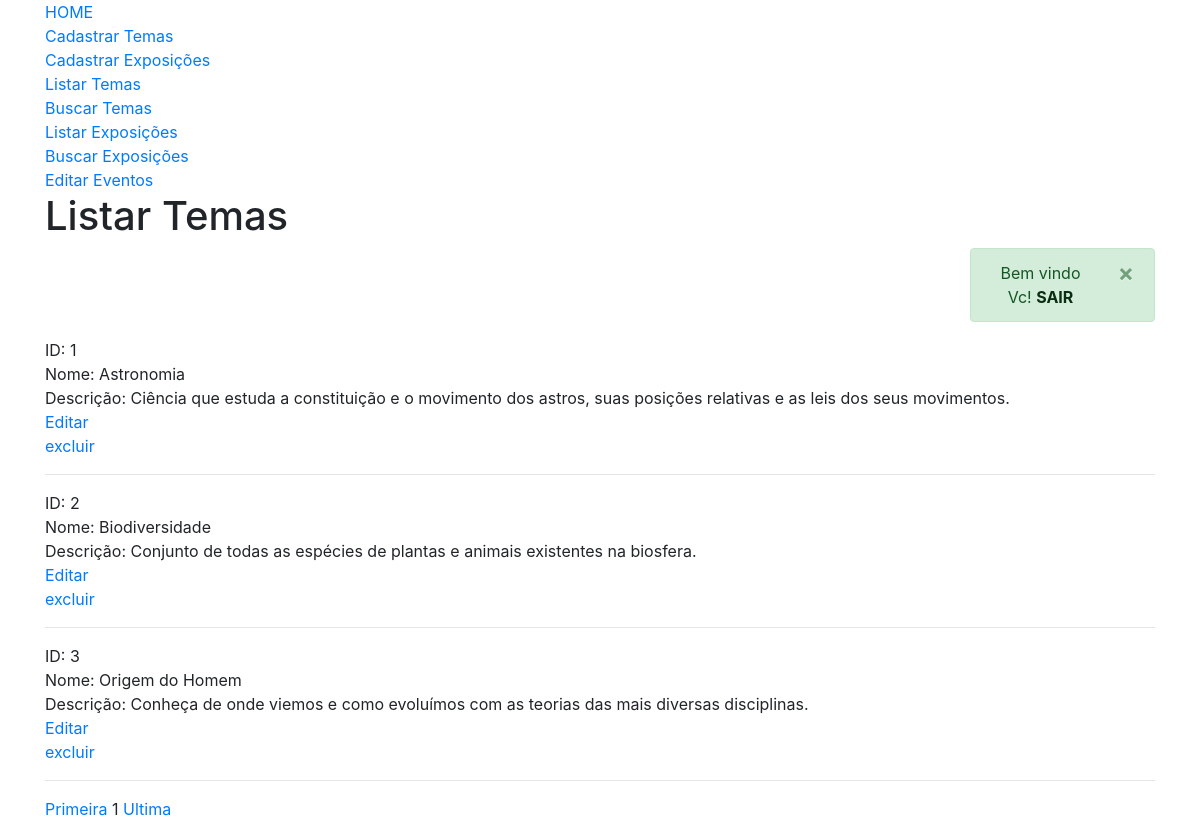
/funcionario/form-listar-temas.php (signed in), run on the app's committed database.
### tables this page shows
CREATE TABLE IF NOT EXISTS temas (
	id INT AUTO_INCREMENT PRIMARY KEY,    
    nome VARCHAR(100), 
    descricao VARCHAR(1000)    
);

### funcionario/form-listar-temas.php (the view, shortened to what this page needs)
<?php
include_once("../db/conexao.php");
?>
<!DOCTYPE html>
<html lang="pt-br">
	<head>
		<link rel="stylesheet" href="https://stackpath.bootstrapcdn.com/bootstrap/4.1.0/css/bootstrap.min.css">
	</head>
	<body>
		<div class="container">
			<a href="../index.php">HOME</a><br>
			<a href="form-cad-temas.php">Cadastrar Temas</a><br>
			<a href="form-cad-exposicoes.php">Cadastrar Exposições</a><br>
			<a href="form-listar-temas.php">Listar Temas</a><br>
			<a href="form-buscar-temas.php">Buscar Temas</a><br>
			<a href="form-listar-exposicoes.php">Listar Exposições</a><br>
			<a href="form-buscar-exposicoes.php">Buscar Exposições</a><br>
			<a href="t-c-gerir-eventos.php">Editar Eventos</a><br>
			<h1> Listar Temas </h1>
			<?php
			if(isset($_SESSION['msg']))
			{
				echo $_SESSION['msg'];
			}
			$pagina_atual = filter_input(INPUT_GET,'pagina', FILTER_SANITIZE_NUMBER_INT);
			$pagina = (!empty($pagina_atual)) ? $pagina_atual : 1;
			$total_de_resultados_por_pagina = 3;
			$inicio = ($total_de_resultados_por_pagina * $pagina) - $total_de_resultados_por_pagina;
			$query = "SELECT * FROM temas LIMIT $inicio, $total_de_resultados_por_pagina";
			$result_query = mysqli_query($conn, $query);
			while($row = mysqli_fetch_assoc($result_query))
			{
				echo "ID: " . $row['id'] . "<br>";
				echo "Nome: " . $row['nome'] . "<br>";
				echo "Descrição: " . $row['descricao'] . "<br>";
				echo "<a href='form-editar-tema.php?id=" . $row['id'] . "'>Editar</a><br>";
				echo "<a href='proc-excluir-tema.php?id=" . $row['id'] . "' data-confirm=''>excluir</a><br><hr>";
			}
			$query = "SELECT COUNT(id) AS total_temas FROM temas";
			$result_query = mysqli_query($conn, $query);
			$row_pagina = mysqli_fetch_assoc($result_query);
			$total_de_paginas = ceil($row_pagina['total_temas'] / $total_de_resultados_por_pagina);
			echo "<a href='form-listar-temas.php?pagina=1'>Primeira</a> ";
			echo "$pagina ";
			echo "<a href='form-listar-temas.php?pagina=$total_de_paginas'>Ultima</a>";
			?>
		</div>
	</body>
</html>

### data on the page
temas: id "1", nome "Astronomia", descricao "Ciência que estuda a constituição e o movimento dos astros, suas posições relativas e as leis dos seus movimentos."
temas: id "2", nome "Biodiversidade", descricao "Conjunto de todas as espécies de plantas e animais existentes na biosfera."
temas: id "3", nome "Origem do Homem", descricao "Conheça de onde viemos e como evoluímos com as teorias das mais diversas disciplinas."

### other printed values
$_SESSION['msg'] "Bem vindo Vc! SAIR ×"
$pagina "1"
